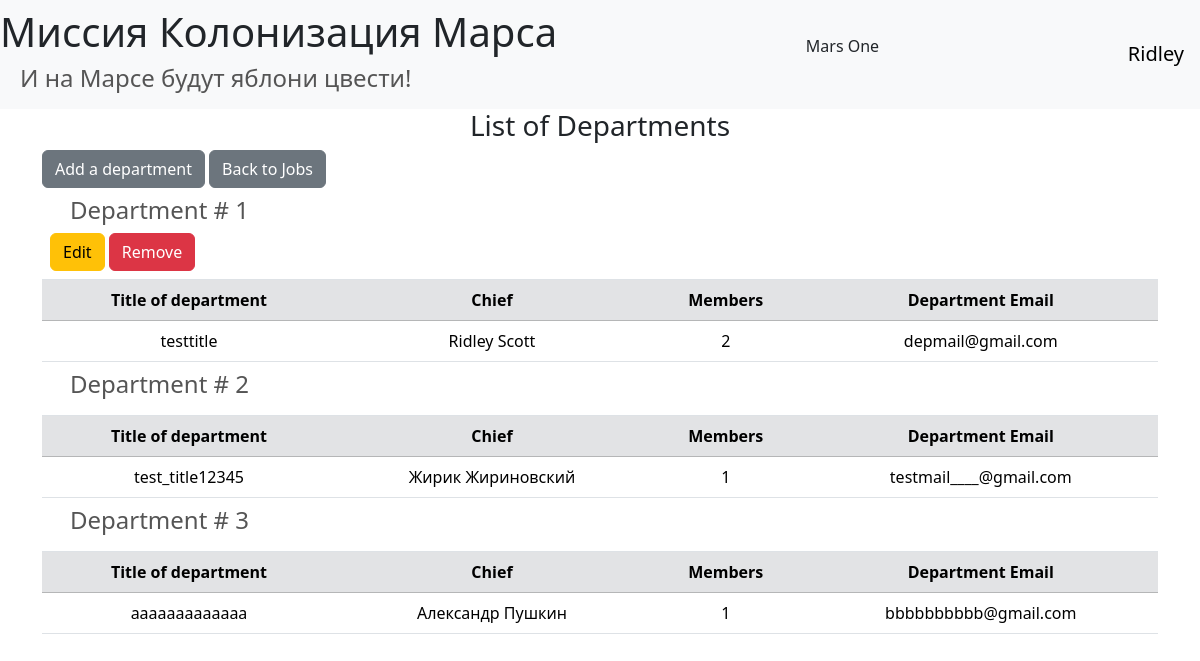
The page /departments (signed in) on the database its author committed.
### data/users.py (models this page shows, shortened)
class User(SqlAlchemyBase, UserMixin):
    __tablename__ = 'users'
    id = sa.Column(sa.Integer, primary_key=True, autoincrement=True)
    surname = sa.Column(sa.String, nullable=True)
    name = sa.Column(sa.String, nullable=True)
    age = sa.Column(sa.Integer, nullable=True)
    position = sa.Column(sa.String, nullable=True)
    speciality = sa.Column(sa.String, nullable=True)
    address  = sa.Column(sa.String, nullable=True)
    email = sa.Column(sa.String, index=True, unique=True, nullable=True)
    hashed_password = sa.Column(sa.String, nullable=True)
    modified_date = sa.Column(sa.DateTime, default=datetime.datetime.now)
    @property
    def fullname(self) -> str:
        return f'{self.name} {self.surname}'

### data/departments.py (models this page shows, shortened)
class Department(SqlAlchemyBase):
    __tablename__ = 'departments'
    id = sa.Column(sa.Integer, primary_key=True, autoincrement=True)
    title = sa.Column(sa.String, unique=True, nullable=False)
    chief = sa.Column(sa.Integer, sa.ForeignKey('users.id'), nullable=False)
    email = sa.Column(sa.String, index=True, unique=True, nullable=False)
    chief_obj = orm.relationship('User', backref="departments_chief")
    members_objs = orm.relationship("User",
                                    secondary="department_user",
                                    backref="departments_member")
    @property
    def members(self) -> str:
        return ', '.join(str(user.id) for user in self.members_objs)

### main.py (the view)
@app.route('/departments')
def departments():
    db_sess = db_session.create_session()
    departments = db_sess.query(Department).all()
    params = {
        'title': 'List of Departments',
        'departments': departments
    }
    return render_template('departments.html', **params)

### data/__db_session.py (called while the page is built)
def create_session() -> Session:
    return __factory()

### main.py (called while the page is built)
@login_manager.user_loader
def load_user(user_id: id) -> User | None:
    return db_session.create_session().get(User, user_id)

### templates/departments.html (shortened to what this page needs)
{% extends "base.html" %}
{% block content %}
    <h3 class="text-center">{{ title }}</h3>
    {% if current_user.is_authenticated %}
        <a href="/add_departments" class="btn btn-secondary">Add a department</a>
        <a href="/" class="btn btn-secondary">Back to Jobs</a>
    {% endif %}
    <table class="table">
        {% for dep in departments %}
            <div>
                <thead>
                    <tr>
                        <td colspan="5">
                            <h4>Department # {{ dep.id }}</h4>
                            {% if current_user.is_authenticated and current_user == dep.chief_obj %}
                                <div>
                                    <a href="/departments/{{ dep.id }}" class="btn btn-warning">
                                        Edit
                                    </a>
                                    <a onclick="showDeleteModal({{ dep.id }}, '{{ dep.title }}')" class="btn btn-danger">
                                        Remove
                                    </a>
                                </div>
                            {% endif %}
                        </td>
                    </tr>
                    <tr class="table-secondary">
                        <th class="text-center">Title of department</th>
                        <th class="text-center">Chief</th>
                        <th class="text-center">Members</th>
                        <th class="text-center">Department Email</th>
                    </tr>
                </thead>
                <tbody>
                    <tr>
                        <td class="text-center">{{ dep.title }}</td>
                        <td class="text-center">{{ dep.chief_obj.fullname }}</td>
                        <td class="text-center">{{ dep.members }}</td>
                        <td class="text-center">{{ dep.email }}</td>
                    </tr>
                </tbody>
            </div>
        {% endfor %}
    </table>
{% endblock %}

### templates/base.html (shortened to what this page needs)
<!doctype html>
<html lang="en">
<head>
    <link href="https://cdn.jsdelivr.net/npm/bootstrap@5.3.5/dist/css/bootstrap.min.css" rel="stylesheet">
    <link rel="stylesheet"
          href="{{ url_for('static', filename='css/style.css') }}">
</head>
<body>
<header>
    <nav class="navbar navbar-light bg-light">
        <div>
            <h1 class="d-block" href="#">
                <a href="/" class="text-reset text-decoration-none">Миссия Колонизация Марса</a>
            </h1>
            <h4 class="d-block">И на Марсе будут яблони цвести!</h4>
        </div>
        <p class="d-flex">Mars One</p>
        {% if current_user.is_authenticated %}
            <a class="navbar-brand" href="/logout">{{ current_user.name }}</a>
        {% else %}
            <p>
                <a class="btn btn-primary" href="/register">Зарегистрироваться</a>
                <a class="btn btn-success" href="/login">Войти</a>
            </p>
        {% endif %}
    </nav>
</header>
<main role="main" class="container">
    {% block content %}{% endblock %}
</main>
</body>
</html>

### static/css/style.css (style rules this page uses)
h4 { padding-left: 20px; color: #555555; }

### rows shown on the page
User: name "Ridley"
Department: id "1", title "testtitle", chief_obj.fullname "Ridley Scott", members "2", email "depmail@gmail.com"
Department: id "2", title "test_title12345", chief_obj.fullname "Жирик Жириновский", members "1", email "testmail____@gmail.com"
Department: id "3", title "aaaaaaaaaaaaa", chief_obj.fullname "Александр Пушкин", members "1", email "bbbbbbbbbb@gmail.com"

### other values the page prints
{{ title }} "List of Departments"
